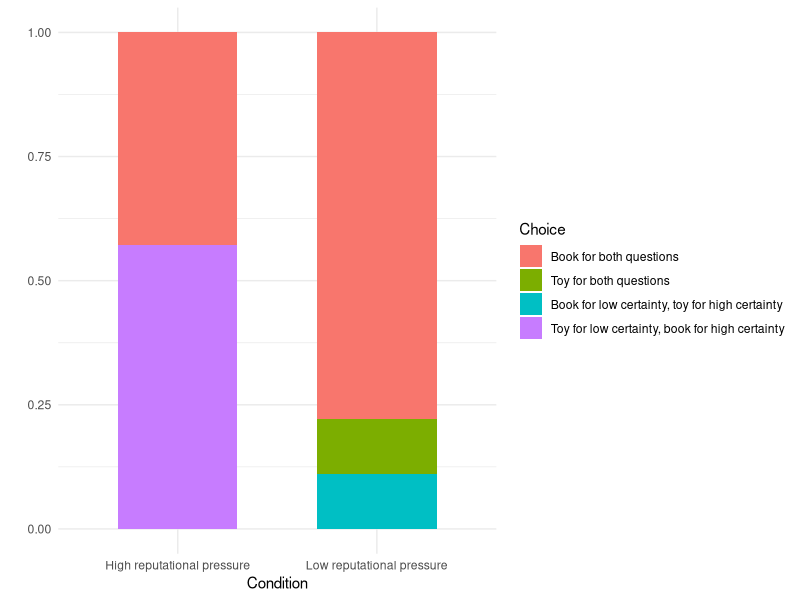
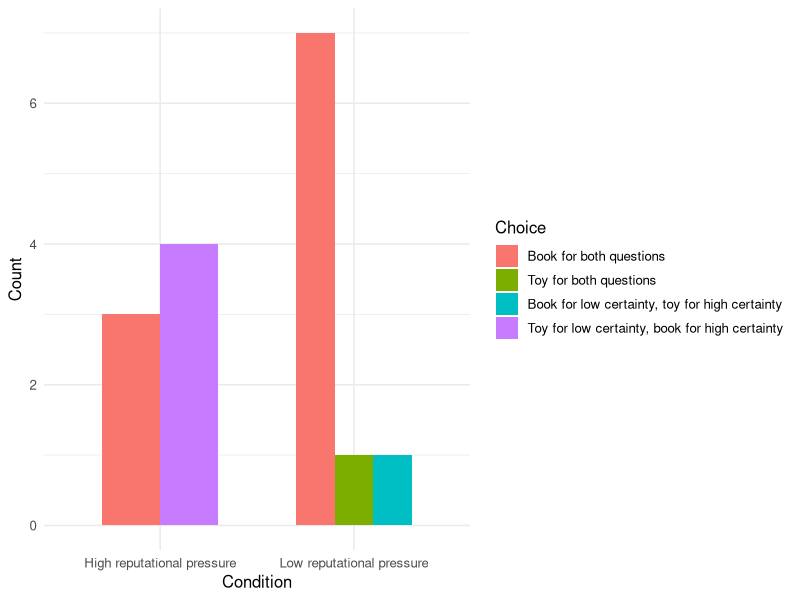
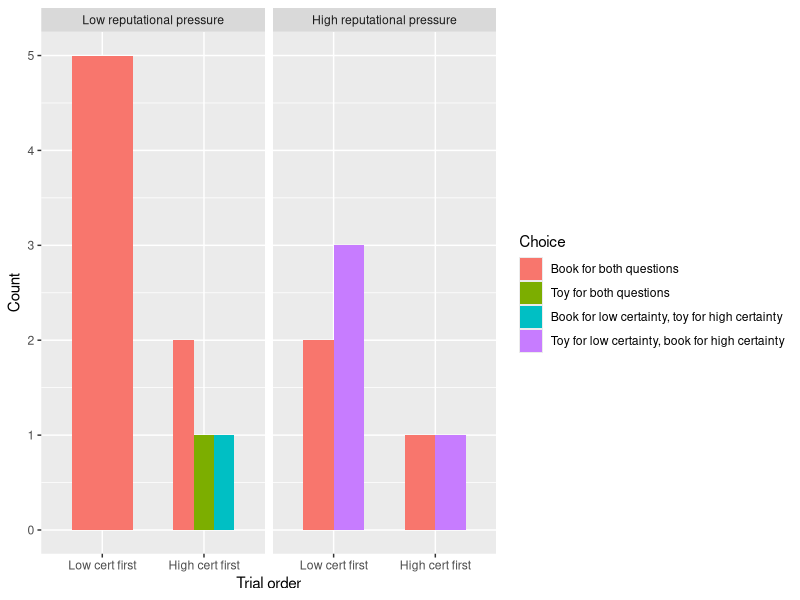

Write R code to recreate these figures, in order.
## ---- chunk 1
knitr::opts_chunk$set(echo = TRUE)
## ---- chunk 2
library(readxl)
library(dplyr)
library(tidyverse)
library(ggplot2)
library(viridis)
## ---- chunk 3
data <- read_excel("pilot_data/rep_pressure_deidentified.xlsx")
## ---- chunk 4
data <- data %>% 
  mutate(condition_binary = if_else(condition == "high rep pressure", 1, 0)) %>%
  mutate(trialfirst_binary = if_else(`trial first` == "high", 1, 0)) %>% 
  rename(choice = `choice combination code`) %>% 
  mutate(choice = as.factor(choice))
## ---- chunk 5
  ggplot(data, aes(fill = choice, x = condition)) +
    geom_bar(position = "fill", width = 0.6) +
    labs(x = "Condition",
         y = " ") +
    scale_x_discrete(labels = c("High reputational pressure", "Low reputational pressure")) +
    scale_fill_discrete(
      labels = c("Book for both questions",
                 "Toy for both questions",
                 "Book for low certainty, toy for high certainty",
                 "Toy for low certainty, book for high certainty"),
      name = "Choice"
    ) +
    theme_minimal(base_size = 11)

  ggplot(data, aes(fill = choice, x = condition)) +
    geom_bar(position = "dodge", width = 0.6) +
    labs(x = "Condition",
         y = "Count") +
    scale_x_discrete(labels = c("High reputational pressure", "Low reputational pressure")) +
    scale_fill_discrete(
      labels = c("Book for both questions",
                 "Toy for both questions",
                 "Book for low certainty, toy for high certainty",
                 "Toy for low certainty, book for high certainty"),
      name = "Choice"
    ) +
    theme_minimal(base_size = 12)
## ---- chunk 6

data <- data %>% 
  mutate(trialfirst_binary = as.factor(trialfirst_binary)) %>%
  mutate(condition_binary = as.factor(condition_binary))

  ggplot(data, aes(x = trialfirst_binary, fill = choice)) +
    geom_bar(position = "dodge", width = 0.6) + 
    facet_wrap(~condition_binary, labeller = as_labeller(c(
      "0" = "Low reputational pressure",
      "1" = "High reputational pressure"
    ))) +
    labs(x = "Trial order",
         y = "Count") +
    scale_x_discrete(labels = c("Low cert first", "High cert first")) +
    scale_fill_discrete(
      labels = c("Book for both questions",
                 "Toy for both questions",
                 "Book for low certainty, toy for high certainty",
                 "Toy for low certainty, book for high certainty"),
      name = "Choice"
    ) 
    
